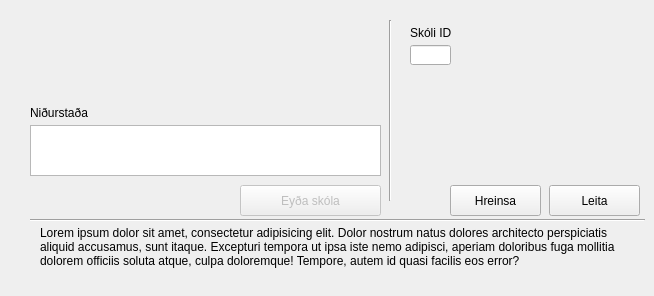
      <widget class="QWidget" name="schoolsTabDelete">
       <attribute name="title">
        <string>Skóli</string>
       </attribute>
       <widget class="QPushButton" name="pushButton_18">
        <property name="enabled">
         <bool>false</bool>
        </property>
        <property name="geometry">
         <rect>
          <x>240</x>
          <y>185</y>
          <width>141</width>
          <height>31</height>
         </rect>
        </property>
        <property name="sizePolicy">
         <sizepolicy hsizetype="Minimum" vsizetype="Fixed">
          <horstretch>0</horstretch>
          <verstretch>0</verstretch>
         </sizepolicy>
        </property>
        <property name="layoutDirection">
         <enum>Qt::LeftToRight</enum>
        </property>
        <property name="autoFillBackground">
         <bool>false</bool>
        </property>
        <property name="text">
         <string>Eyða skóla</string>
        </property>
        <property name="autoDefault">
         <bool>false</bool>
        </property>
        <property name="default">
         <bool>true</bool>
        </property>
        <property name="flat">
         <bool>false</bool>
        </property>
       </widget>
       <widget class="QLineEdit" name="lineEdit_64">
        <property name="geometry">
         <rect>
          <x>410</x>
          <y>45</y>
          <width>41</width>
          <height>20</height>
         </rect>
        </property>
        <property name="inputMask">
         <string/>
        </property>
        <property name="text">
         <string/>
        </property>
        <property name="maxLength">
         <number>11</number>
        </property>
        <property name="placeholderText">
         <string/>
        </property>
       </widget>
       <widget class="Line" name="line_60">
        <property name="geometry">
         <rect>
          <x>380</x>
          <y>20</y>
          <width>20</width>
          <height>181</height>
         </rect>
        </property>
        <property name="orientation">
         <enum>Qt::Vertical</enum>
        </property>
       </widget>
       <widget class="QPushButton" name="pushButton_58">
        <property name="geometry">
         <rect>
          <x>450</x>
          <y>185</y>
          <width>91</width>
          <height>31</height>
         </rect>
        </property>
        <property name="text">
         <string>Hreinsa</string>
        </property>
       </widget>
       <widget class="QLabel" name="label_181">
        <property name="geometry">
         <rect>
          <x>410</x>
          <y>20</y>
          <width>101</width>
          <height>20</height>
         </rect>
        </property>
        <property name="text">
         <string>Skóli ID</string>
        </property>
        <property name="alignment">
         <set>Qt::AlignBottom|Qt::AlignLeading|Qt::AlignLeft</set>
        </property>
       </widget>
       <widget class="QPushButton" name="pushButton_59">
        <property name="geometry">
         <rect>
          <x>549</x>
          <y>185</y>
          <width>91</width>
          <height>31</height>
         </rect>
        </property>
        <property name="text">
         <string>Leita</string>
        </property>
       </widget>
       <widget class="QTreeWidget" name="treeWidget_42">
        <property name="geometry">
         <rect>
          <x>30</x>
          <y>125</y>
          <width>351</width>
          <height>51</height>
         </rect>
        </property>
        <property name="alternatingRowColors">
         <bool>false</bool>
        </property>
        <property name="columnCount">
         <number>0</number>
        </property>
       </widget>
       <widget class="QLabel" name="label_145">
        <property name="geometry">
         <rect>
          <x>30</x>
          <y>100</y>
          <width>101</width>
          <height>20</height>
         </rect>
        </property>
        <property name="text">
         <string>Niðurstaða</string>
        </property>
        <property name="alignment">
         <set>Qt::AlignBottom|Qt::AlignLeading|Qt::AlignLeft</set>
        </property>
       </widget>
       <widget class="Line" name="line_68">
        <property name="geometry">
         <rect>
          <x>30</x>
          <y>210</y>
          <width>615</width>
          <height>20</height>
         </rect>
        </property>
        <property name="orientation">
         <enum>Qt::Horizontal</enum>
        </property>
       </widget>
       <widget class="QLabel" name="label_193">
        <property name="geometry">
         <rect>
          <x>40</x>
          <y>226</y>
          <width>591</width>
          <height>61</height>
         </rect>
        </property>
        <property name="text">
         <string>Lorem ipsum dolor sit amet, consectetur adipisicing elit. Dolor nostrum natus dolores architecto perspiciatis aliquid accusamus, sunt itaque. Excepturi tempora ut ipsa iste nemo adipisci, aperiam doloribus fuga mollitia dolorem officiis soluta atque, culpa doloremque! Tempore, autem id quasi facilis eos error?</string>
        </property>
        <property name="textFormat">
         <enum>Qt::AutoText</enum>
        </property>
        <property name="scaledContents">
         <bool>false</bool>
        </property>
        <property name="alignment">
         <set>Qt::AlignLeading|Qt::AlignLeft|Qt::AlignTop</set>
        </property>
        <property name="wordWrap">
         <bool>true</bool>
        </property>
       </widget>
      </widget>
